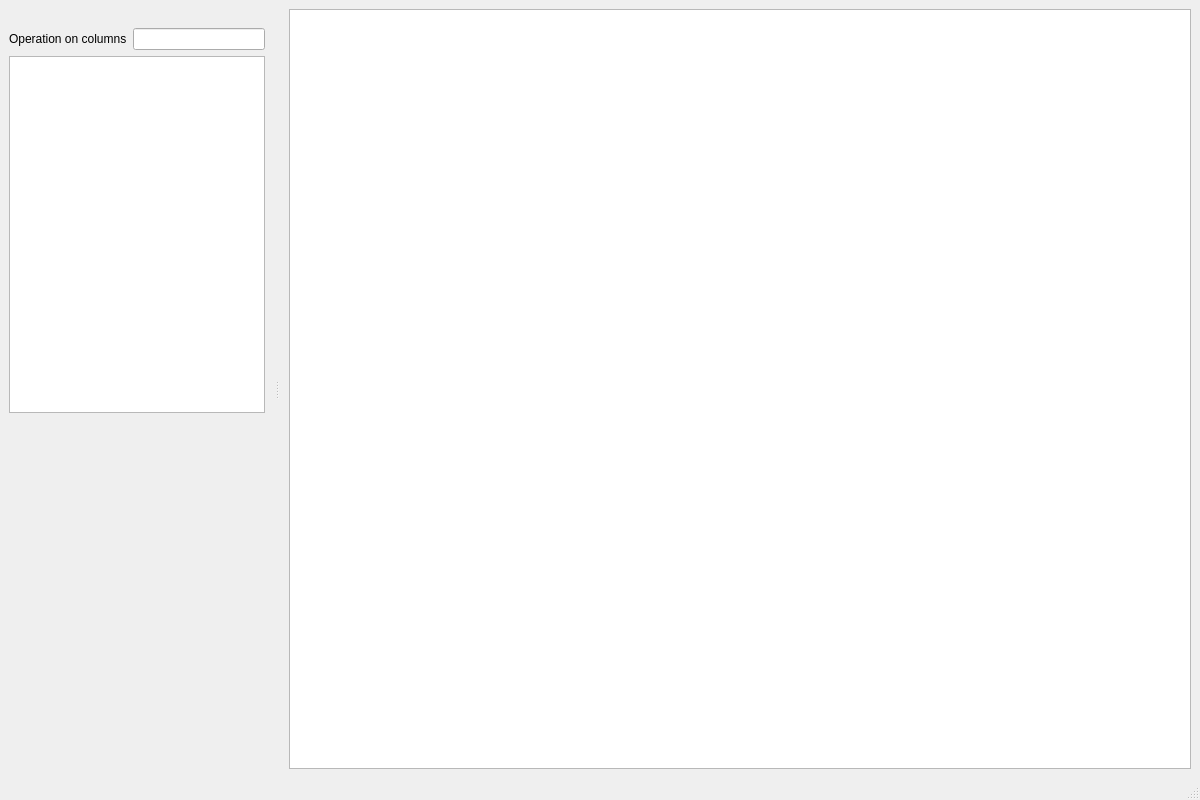
<?xml version="1.0" encoding="UTF-8"?>
<ui version="4.0">
 <class>DataCalc</class>
 <widget class="QMainWindow" name="DataCalc">
  <property name="geometry">
   <rect>
    <x>0</x>
    <y>0</y>
    <width>1200</width>
    <height>800</height>
   </rect>
  </property>
  <property name="minimumSize">
   <size>
    <width>1200</width>
    <height>800</height>
   </size>
  </property>
  <property name="windowTitle">
   <string>MainWindow</string>
  </property>
  <widget class="QWidget" name="centralwidget">
   <layout class="QGridLayout" name="gridLayout">
    <item row="0" column="0">
     <widget class="QTableWidget" name="table"/>
    </item>
   </layout>
  </widget>
  <widget class="QMenuBar" name="menubar">
   <property name="geometry">
    <rect>
     <x>0</x>
     <y>0</y>
     <width>1200</width>
     <height>19</height>
    </rect>
   </property>
  </widget>
  <widget class="QStatusBar" name="statusbar"/>
  <widget class="QDockWidget" name="settingsDock">
   <property name="features">
    <set>QDockWidget::DockWidgetMovable</set>
   </property>
   <attribute name="dockWidgetArea">
    <number>1</number>
   </attribute>
   <widget class="QWidget" name="settingsDockContents">
    <layout class="QGridLayout" name="gridLayout_2">
     <item row="0" column="0">
      <widget class="QLabel" name="label">
       <property name="text">
        <string>Operation on columns</string>
       </property>
      </widget>
     </item>
     <item row="0" column="1">
      <widget class="QLineEdit" name="custom">
       <property name="text">
        <string/>
       </property>
      </widget>
     </item>
     <item row="1" column="0" colspan="2">
      <widget class="QTextBrowser" name="customDisplay"/>
     </item>
     <item row="2" column="1">
      <spacer name="verticalSpacer">
       <property name="orientation">
        <enum>Qt::Vertical</enum>
       </property>
       <property name="sizeHint" stdset="0">
        <size>
         <width>20</width>
         <height>341</height>
        </size>
       </property>
      </spacer>
     </item>
    </layout>
   </widget>
  </widget>
 </widget>
 <resources/>
 <connections/>
</ui>
